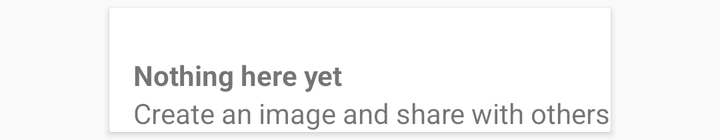
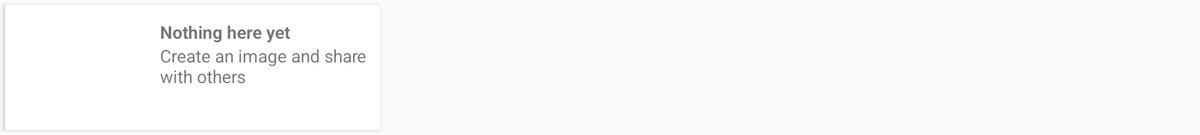

An Android layout and its configuration variant, each rendered on a device that would load it. The default file and the variant file are quoted in full after the pictures.
<!-- AndroidManifest.xml: application theme MyTheme.Base -->
<!-- res/layout/art_card.xml -->
<LinearLayout xmlns:android="http://schemas.android.com/apk/res/android"
    xmlns:card_view="http://schemas.android.com/apk/res-auto"
    android:layout_width="wrap_content"
    android:layout_height="wrap_content"
    android:layout_gravity="center"
    android:gravity="center"
    style="@style/MyTheme.Base"
    >


    <android.support.v7.widget.CardView
        android:id="@+id/card_view"
        android:layout_width="wrap_content"
        android:layout_height="wrap_content"
        android:layout_margin="4dp"
        android:layout_gravity="center"
        android:elevation="1dp"
        card_view:cardCornerRadius="1dp">

        <RelativeLayout
            android:layout_width="wrap_content"
            android:layout_gravity="center"
            android:gravity="center"
            android:layout_height="wrap_content">

            <ImageView
                android:layout_width="wrap_content"
                android:layout_height="wrap_content"
                android:maxHeight="300dp"
                android:layout_alignParentLeft="true"
                android:id="@+id/art_thumb"
                android:layout_margin="12dp"
                android:adjustViewBounds="true"
                android:scaleType="centerInside"/>

            <TextView
                android:layout_width="wrap_content"
                android:layout_height="wrap_content"
                android:layout_marginLeft="12dp"
                android:id="@+id/art_card_title"
                android:layout_below="@+id/art_thumb"
                android:text="@string/nothing_here"
                android:textSize="@dimen/font_regular"
                android:textStyle="bold" />

            <TextView
                android:layout_width="wrap_content"
                android:layout_height="wrap_content"
                android:layout_marginLeft="12dp"
                android:layout_below="@id/art_card_title"
                android:id="@+id/art_card_first_detail"
                android:text="@string/create_something"
                android:textSize="@dimen/font_regular" />


        </RelativeLayout>

    </android.support.v7.widget.CardView>
</LinearLayout>
<!-- resources referenced by this layout -->
<resources>
  <dimen name="font_regular">14sp</dimen>
  <string name="create_something">Create an image and share with others</string>
  <string name="nothing_here">Nothing here yet</string>
  <style name="MyTheme.Base" parent="MyTheme">
          <item name="colorPrimary">@color/primary</item>
          <item name="colorPrimaryDark">@color/primary_dark</item>
          <item name="colorAccent">@color/accent</item>
          <item name="android:windowBackground">@color/background</item>
          <item name="windowActionModeOverlay">true</item>
      </style>
  <style name="MyTheme" parent="Theme.AppCompat.Light.NoActionBar">
      </style>
  <color name="primary">#F44336</color>
  <color name="primary_dark">#D32F2F</color>
  <color name="accent">#007a87</color>
  <color name="background">#fafafa</color>
</resources>
<!-- res/layout-w700dp/art_card.xml (the repository's variant of the layout above) -->
<!-- drawn on a 7-inch tablet turned sideways -->
<LinearLayout xmlns:android="http://schemas.android.com/apk/res/android"
    xmlns:card_view="http://schemas.android.com/apk/res-auto"
    android:layout_width="wrap_content"
    android:layout_height="wrap_content"

    style="@style/MyTheme.Base"
    >


    <android.support.v7.widget.CardView
        android:id="@+id/card_view"
        android:layout_width="300dp"
        android:layout_height="100dp"
        android:layout_margin="4dp"
        android:layout_gravity="center"
        android:elevation="1dp"
        card_view:cardCornerRadius="1dp">

        <RelativeLayout
            android:layout_width="match_parent"
            android:layout_height="match_parent">

            <ImageView
                android:layout_width="100dp"
                android:layout_height="100dp"
                android:id="@+id/art_thumb"
                android:layout_margin="12dp"
                android:scaleType="centerInside"/>

            <TextView
                android:layout_width="wrap_content"
                android:layout_height="wrap_content"
                android:id="@+id/art_card_title"
                android:layout_toRightOf="@+id/art_thumb"
                android:layout_alignTop="@id/art_thumb"
                android:text="@string/nothing_here"
                android:textSize="@dimen/font_regular"
                android:textStyle="bold" />

            <TextView
                android:layout_width="wrap_content"
                android:layout_height="wrap_content"
                android:layout_toRightOf="@+id/art_thumb"
                android:layout_below="@id/art_card_title"
                android:id="@+id/art_card_first_detail"
                android:text="@string/create_something"
                android:textSize="@dimen/font_regular" />


        </RelativeLayout>

    </android.support.v7.widget.CardView>
</LinearLayout>
